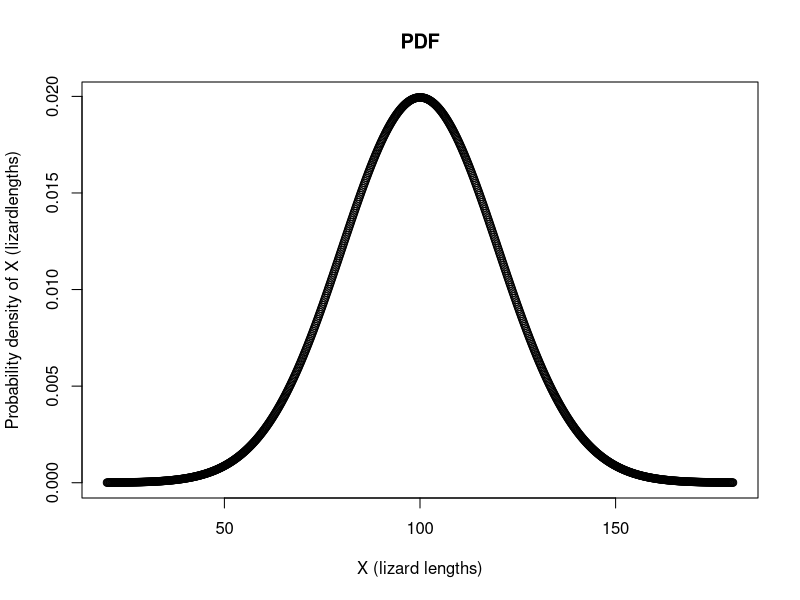
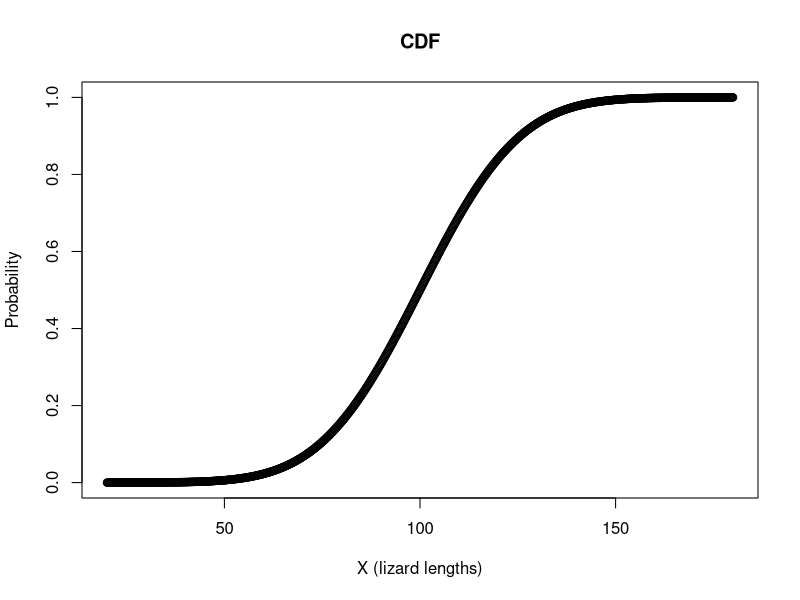
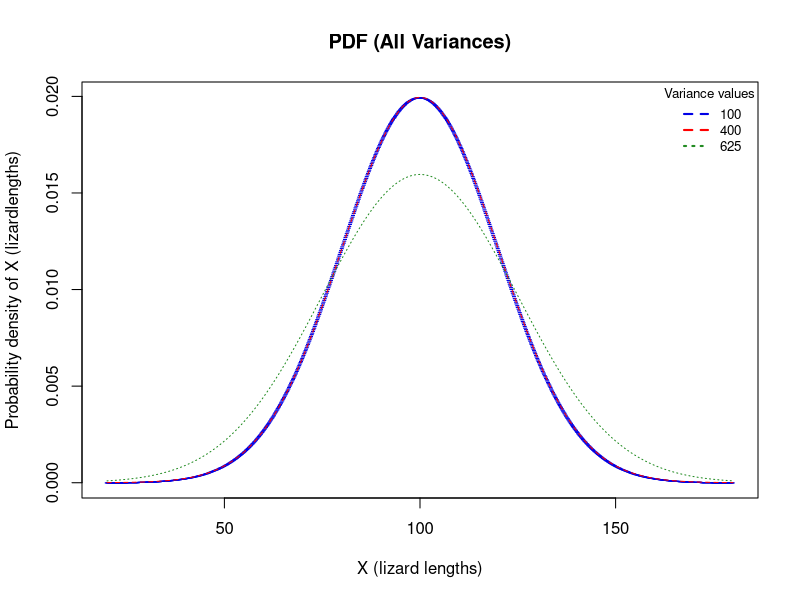
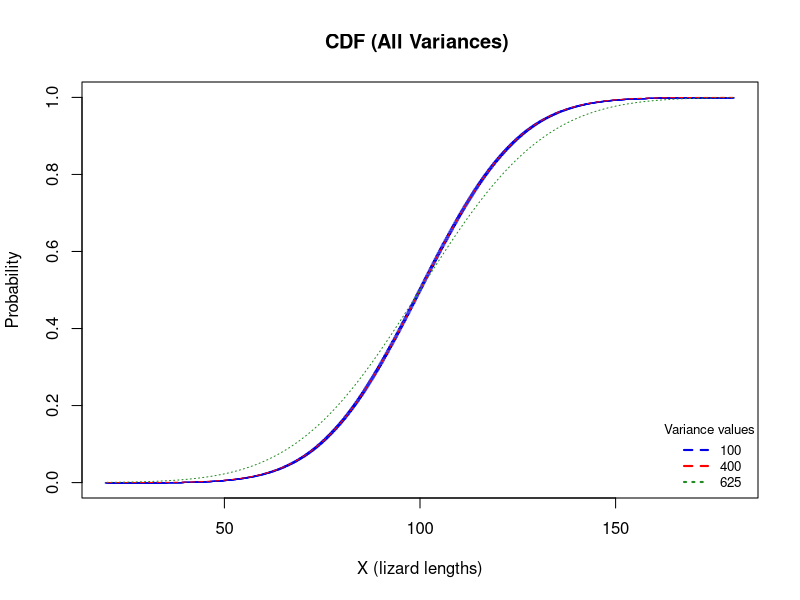

Write R code to recreate these figures, in order.
######################################################
######################################################
######################################################
#
# Author: Armando Salinas
#         asalina6@asu.edu
# Created: Jan 31st, 2017
#
######################################################

#####First set up########

# resets R to fresh
rm(list = ls(all = TRUE)) 
#set directory


##LAB 3 EXERCISE 1 #######
mu=100
sigma2=400
sigma=sqrt(sigma2)
x=seq(mu-4*sigma,mu+4*sigma,length=1000)

normVal= dnorm(x,mu,sigma)
cumnormVal=pnorm(x,mu,sigma)
plot(x,normVal,main="PDF", xlab="X (lizard lengths)", ylab="Probability density of X (lizardlengths)")
plot(x,cumnormVal, main="CDF",xlab="X (lizard lengths)",ylab="Probability")

####LAB 3 Exercise 2 ######
ans1=dnorm(75,mu,sigma)
ans1
ans2=pnorm(75,mu,sigma)
ans2
ans3= 1-pnorm(120,mu,sigma)
ans3
ans4=pnorm(115,mu,sigma)-pnorm(95,mu,sigma)
ans4
ans5=(1 - pnorm(60,mu,sigma))-(1-pnorm(140,mu,sigma))
ans5
ans6=(1 - pnorm(mu-1.3*sigma,mu,sigma))-(1-pnorm(mu+1.3*sigma,mu,sigma))
ans6
ans7=pnorm(mu-1.5*sigma,mu,sigma) + (1-pnorm(mu+1.5*sigma,mu,sigma))
ans7
ans8=pnorm(mu-.7*sigma,mu,sigma)
ans8
ans9=c(qnorm(.25,mu,sigma),qnorm(.50,mu,sigma),qnorm(.75,mu,sigma),qnorm(.9999,mu,sigma))
ans9
ans10=qnorm(2/3,mu,sigma)
ans10
ans11=qnorm(.8,mu,sigma)
ans11

###### LAB 3 Exercise 3 ##############

mu=100

sigma21=100
sigma22=400
sigma23=625

sigma1=sqrt(sigma21)
sigma2=sqrt(sigma22)
sigma3=sqrt(sigma23)

x=seq(mu-4*sigma,mu+4*sigma,length=1000)

normVal1= dnorm(x,mu,sigma1)
normVal2= dnorm(x,mu,sigma2)
normVal3= dnorm(x,mu,sigma3)

cumnormVal1= pnorm(x,mu,sigma1)
cumnormVal2= pnorm(x,mu,sigma2)
cumnormVal3= pnorm(x,mu,sigma3)

#cumnormVal=pnorm(x,mu,sigma)
names=c("100","400", "625")
plot_colors <- c(rgb(r=0.0,g=0.0,b=0.9), "red", "forestgreen")
#PDF
plot(x,normVal,main="PDF (All Variances)", xlab="X (lizard lengths)", ylab="Probability density of X (lizardlengths)", col=rgb(r=0.0,g=0.0,b=0.9), lty=1, cex.lab=1, lwd=2, pch="-")
lines(x,normVal2, col="red",pch=20, lty=2)
lines(x, normVal3, col="forestgreen",pch=20, lty=3)
legend("topright", names, cex=.8, col=plot_colors, lty=c(2,2,3), lwd=2, bty="n", title ="Variance values")
#CDF
plot(x,cumnormVal,main="CDF (All Variances) ", xlab="X (lizard lengths)", ylab="Probability", col=rgb(r=0.0,g=0.0,b=0.9), lty=1, cex.lab=1, lwd=2, pch="-")
lines(x,cumnormVal2, col="red",pch=20, lty=2)
lines(x, cumnormVal3, col="forestgreen",pch=20, lty=3)
legend("bottomright", names, cex=.8, col=plot_colors, lty=c(2,2,3), lwd=2, bty="n", title ="Variance values")

######Lab 3 Exercise 4

# Spies < 180 men, 173 female. All units in cm.
mumen=177
sigmamen=7.1
muwomen=163.3
sigmawomen=6.4

ans12=1-pnorm(180,mumen,sigmamen)
ans12
ans13=pnorm(173,muwomen,sigmawomen)
ans13
####If men have an acceptance rate of .663628 (.33631 failure), we want women to have 
#this same acceptance rate (or failure rate. its symmetric). 
inverseAns=qnorm(.663628,muwomen,sigmawomen)
doublecheck=1-pnorm(inverseAns,muwomen,sigmawomen)
ans14=inverseAns
ans14
ans15=(183-180)/sigmamen
ans15

### Lab 3 Exercise 5

#pick weird numbers

meanval=38830
variances=400
##R is not symbolic I believe. I gave it some values.
stddev=sqrt(variances)

ans16=pnorm(meanval+1*stddev,meanval,stddev)-pnorm(meanval-1*stddev,meanval,stddev)
ans16
ans17=pnorm(meanval+5*stddev,meanval,stddev)-pnorm(meanval-5*stddev,meanval,stddev)
ans17
